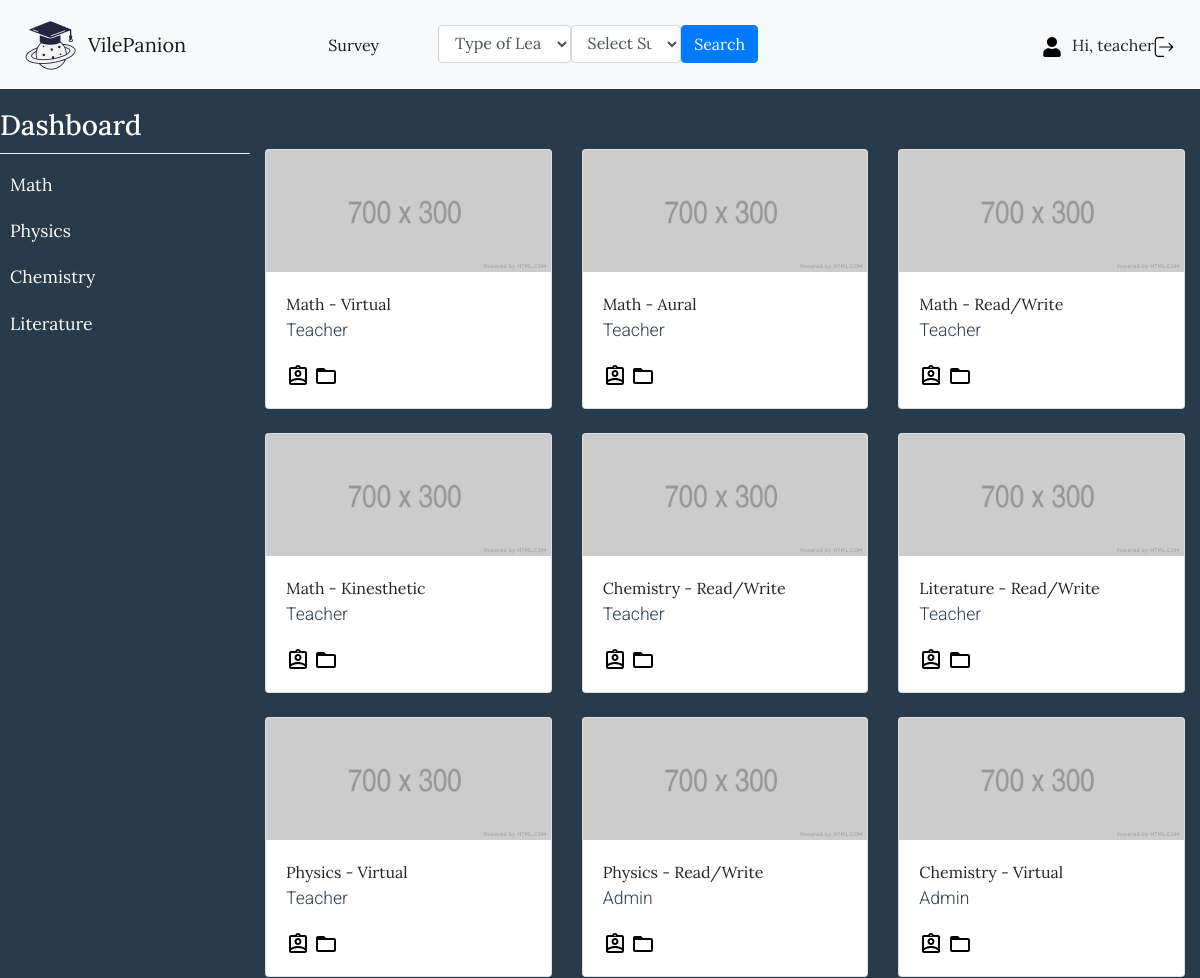
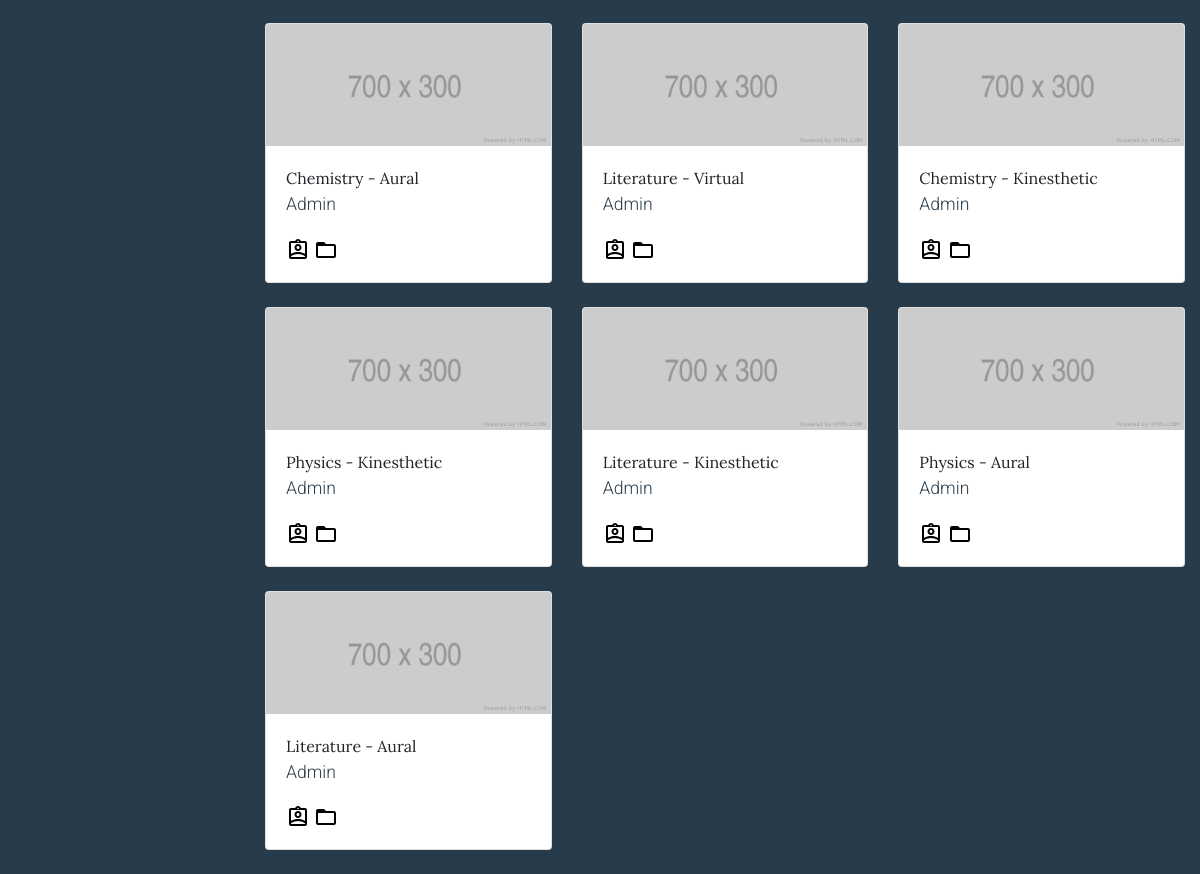
The page /dashboard.php (signed in) on the database its author committed (2 pictures, top to bottom).
### tables this page shows
CREATE TABLE `subjects` (
  `subjectid` int(11) NOT NULL,
  `subjectname` varchar(250) NOT NULL
);

CREATE TABLE `material` (
  `subjectid` int(11) NOT NULL,
  `materialid` text DEFAULT NULL,
  `materialtype` varchar(250) DEFAULT NULL,
  `authorid` int(11) NOT NULL,
  `content` varchar(250) DEFAULT NULL
);

CREATE TABLE `account` (
  `accountid` int(11) NOT NULL,
  `username` varchar(250) DEFAULT NULL,
  `pwd` varchar(250) DEFAULT NULL,
  `name` varchar(250) DEFAULT NULL,
  `email` varchar(250) DEFAULT NULL,
  `avatar` varchar(250) DEFAULT NULL,
  `activated` int(5) DEFAULT 0
);

### dashboard.php (the view, shortened to what this page needs)
<?php
   $hidden = '';
   if ($_SESSION["activecode"] == 2){
        $hidden = 'hidden';
    } else if ($_SESSION["activecode"] == 1){
        $hidden = 'hidden';
    }
?>
<!DOCTYPE html>
<html lang="en">
<head>
    <link rel="stylesheet" href="https://maxcdn.bootstrapcdn.com/bootstrap/4.5.2/css/bootstrap.min.css">
    <link rel="stylesheet" href="path/to/font-awesome/css/font-awesome.min.css">
    <link rel="stylesheet" href="./css/style.css">
</head>
<body>
<nav class="navbar navbar-expand-lg navbar-light bg-light">
    <img src="./img/logo.png">
    <a class="navbar-brand" href="dashboard.php">VilePanion</a>
    <div class="collapse navbar-collapse" id="collapsibleNavbar">
        <ul class="navbar-nav mx-auto">
            <li class="nav-item active col-lg-3">
                <a class="nav-link button" data-toggle="modal" href="#surveyModal">Survey</a>
            </li>
            <li class="nav-item active col-lg-6">
                <form action="dashboard.php" method="post" novalidate="novalidate">
                    <div class="row">
                        <div class="col-lg-12">
                            <div class="row">
                                <div class="col-lg-6 col-md-3 col-sm-12 p-0">
                                    <select class="form-control search-slt" id="selectType" name="selectType">
                                        <option value="None">Type of Learners</option>
                                    </select>
                                </div>
                                    <div class="col-lg-5 col-md-3 col-sm-12 p-0">
                                    <select class="form-control search-slt" id="selectSubject" name="selectSubject">
                                        <option value="None">Select Subject</option>
                                    </select>
                                </div>
                                <div class="col-lg-1 col-md-3 col-sm-12 p-0">
                                    <button type="submit" name="submit" value="Search" class="btn btn-primary wrn-btn">Search</button>
                                </div>
                            </div>
                        </div>
                    </div>
                </form>
            </li>
        </ul>
        <ul class="navbar-nav ml-auto">
            <li class="nav-item active">
                <li><img src="./img/user.svg" alt="" class="icon"> </li>
                <li class="ml-auto"> Hi, <?php echo $_SESSION['user']; ?></li>
            </li>
            <li class="nav-item active">
                <a href="logout.php">
                    <img src="./img/logout.svg" alt="" class="icon">
                </a>
            </li>
        </ul>
    </div>
</nav>
<div class="wrapper">
    <nav id="sidebar">
        <ul class="list-unstyled components">
            <h3>Dashboard</h3>
            <?php
                require("connection.php");
                $sql_list = "SELECT * FROM subjects";
                $result_list = mysqli_query($conn,$sql_list);
                while ($row_list = $result_list -> fetch_assoc()){
                    $subjectid = $row_list["subjectid"];
                    $subjectname = $row_list["subjectname"];
            ?>
                <li>
                    <a href="material.php?subjectid=<?php echo $subjectid ?>"><?php echo $subjectname ?></a>
                </li>
            <?php } ?>
        </ul>
    </nav>
    <div class="container" style="margin-top: 60px">
        <div class="row">
            <?php
                if (isset($_POST['submit'])) {
                    $materialtype = htmlspecialchars($_POST['selectType']);
                    $subjectname = htmlspecialchars($_POST['selectSubject']);
                if ($materialtype && $subjectname != "None"){
                    require("connection.php");
                    $materialid = '';
                    $subjectid = '';
                    $authorid = '';
                    $content = '';
                    $activecode = $_SESSION["activecode"];
                    $user = $_SESSION["user"];
                    $sql_subjectid = "SELECT subjectid FROM subjects WHERE subjectname = '$subjectname'";
                    $result4 = mysqli_query($conn,$sql_subjectid);
                    $row4 = $result4->fetch_assoc();
                    $subjectid = $row4["subjectid"];
                    $sql_list = "SELECT * FROM material WHERE subjectid='$subjectid' AND materialtype='$materialtype'";
                    $result_list = mysqli_query($conn,$sql_list);
                    while ($row_list = $result_list -> fetch_assoc())
                    {
                        $materialid = $row_list["materialid"];
                        $subjectid = $row_list["subjectid"];
                        $content = $row_list["content"];
                        $authorid = $row_list["authorid"];
                        $sql_accountid1 = "SELECT name FROM account WHERE accountid = '$authorid'";
                        $result3 = mysqli_query($conn,$sql_accountid1);
                        $row3 = $result3->fetch_assoc();
                        $authorname = $row3["name"];
                }
            ?>
                <div class="col-lg-4 col-md-6 mb-4">
                    <div class="card">
                        <img src="<?php echo $content ?>" class="card-img-top" alt="...">
                        <div class="card-body">
                        <a href="detail_material.php?subjectid=<?php echo $subjectid ?>&materialid=<?php echo $materialid?>"><?php echo $subjectname. " - " . $materialtype ?></a>
                            <p class="card-text"><?php echo $authorname ?></p>
                            <span jsslot="" class="XuQwKc"><span class="GmuOkf"><svg focusable="false" width="24" height="24" viewBox="0 0 24 24" class=" NMm5M"><path d="M19 3h-4.18C14.4 1.84 13.3 1 12 1s-2.4.84-2.82 2H5c-1.1 0-2 .9-2 2v14c0 1.1.9 2 2 2h14c1.1 0 2-.9 2-2V5c0-1.1-.9-2-2-2zm-7.55 0c.14-.15.33-.25.55-.25s.41.1.55.25c.12.13.2.31.2.5 0 .41-.34.75-.75.75s-.75-.34-.75-.75c0-.19.08-.37.2-.5zM19 5v10.79C16.52 14.37 13.23 14 12 14s-4.52.37-7 1.79V5h14zM5 19v-.77C6.74 16.66 10.32 16 12 16s5.26.66 7 2.23V19H5z"></path><path d="M12 13c1.94 0 3.5-1.56 3.5-3.5S13.94 6 12 6 8.5 7.56 8.5 9.5 10.06 13 12 13zm0-5c.83 0 1.5.67 1.5 1.5S12.83 11 12 11s-1.5-.67-1.5-1.5S11.17 8 12 8z"></path></svg></span></span>
                            <span jsslot="" class="XuQwKc"><span class="GmuOkf"><svg focusable="false" width="24" height="24" viewBox="0 0 24 24" class=" NMm5M"><path d="M20 6h-8l-2-2H4c-1.1 0-1.99.9-1.99 2L2 18c0 1.1.9 2 2 2h16c1.1 0 2-.9 2-2V8c0-1.1-.9-2-2-2zm0 12H4V8h16v10z"></path></svg></span></span>
            <?php
                if (($_SESSION["activecode"] == 0)){
            ?>
                            <a href="delete_material.php?materialid=<?php echo $materialid ?>" class="btn btn-info btn-sm">Delete</a>
                <?php } else {
                ?>
                            <a href="delete_material.php?materialid=<?php echo $materialid ?>" class="btn btn-info btn-sm" <?php echo $hidden ?>>Delete</a>
                    <?php } ?>
                        </div>
                    </div>
                </div>
            <?php
                } }
                else {
                    require("connection.php");
                    $sql_list = "SELECT * FROM material";
                    $result_list = mysqli_query($conn,$sql_list);
                    while ($row_list = $result_list -> fetch_assoc())
                    {
                        $materialid = $row_list["materialid"];
                        $subjectid = $row_list["subjectid"];
                        $materialtype = $row_list["materialtype"];
                        $content = $row_list["content"];
                        $authorid = $row_list["authorid"];
                        $sql_accountid1 = "SELECT name FROM account WHERE accountid = '$authorid'";
                        $result3 = mysqli_query($conn,$sql_accountid1);
                        $row3 = $result3->fetch_assoc();
                        $authorname = $row3["name"];
                        $sql_subjectname = "SELECT subjectname FROM subjects WHERE subjectid = '$subjectid'";
                        $result4 = mysqli_query($conn,$sql_subjectname);
                        $row4 = $result4->fetch_assoc();
                        $subjectname = $row4["subjectname"];
            ?>
                <div class="col-lg-4 col-md-6 mb-4">
                    <div class="card">
                        <img src="<?php echo $content ?>" class="card-img-top" alt="...">
                        <div class="card-body">
                        <a href="detail_material.php?subjectid=<?php echo $subjectid ?>&materialid=<?php echo $materialid?>"><?php echo $subjectname. " - " . $materialtype ?></a>
                            <p class="card-text"><?php echo $authorname ?></p>
                            <span jsslot="" class="XuQwKc"><span class="GmuOkf"></span></span>
                            <span jsslot="" class="XuQwKc"><span class="GmuOkf"><svg focusable="false" width="24" height="24" viewBox="0 0 24 24" class=" NMm5M"><path d="M20 6h-8l-2-2H4c-1.1 0-1.99.9-1.99 2L2 18c0 1.1.9 2 2 2h16c1.1 0 2-.9 2-2V8c0-1.1-.9-2-2-2zm0 12H4V8h16v10z"></path></svg></span></span>
                        </div>
                    </div>
                </div>
            <?php }
                }
                 ?>
        </div>
    </div>
</div>
</body>
</html>

### css/style.css (style rules this page uses)
body { font-family: 'Lora', sans-serif; background: #273B4A; }
p { font-family: 'Roboto', sans-serif; font-size: 1.1em; font-weight: 300; line-height: 1.7em; color: #273B4A; }
a, a:hover, a:focus { color: inherit; text-decoration: none; transition: all 0.3s; }
#sidebar { background: #273B4A; color: #fff; transition: all 0.3s; }
#sidebar ul.components { padding: 20px 0; border-bottom: 1px solid #273B4A; }
#sidebar ul li a { padding: 10px; font-size: 1.1em; display: block; }
.wrapper { display: flex; align-items: stretch; }
#sidebar { min-width: 250px; max-width: 250px; min-height: 100vh; }
.form-control { border-color: #d7d7d7; }
h3 { border: 0 solid #efefef; border-bottom-width: 1px; padding-bottom: 10px; }
.icon { width: 20px; height: 20px; margin: 0 10px 0 0; }

### rows shown on the page
subjects: subjectname "Math"
subjects: subjectname "Physics"
subjects: subjectname "Chemistry"
subjects: subjectname "Literature"
material: content (placeholder picture), subjectid.subjectname "Math", materialtype "Virtual", authorid.name "Teacher"
material: content (placeholder picture), subjectid.subjectname "Math", materialtype "Aural", authorid.name "Teacher"
material: content (placeholder picture), subjectid.subjectname "Math", materialtype "Read/Write", authorid.name "Teacher"
material: content (placeholder picture), subjectid.subjectname "Math", materialtype "Kinesthetic", authorid.name "Teacher"
material: content (placeholder picture), subjectid.subjectname "Chemistry", materialtype "Read/Write", authorid.name "Teacher"
material: content (placeholder picture), subjectid.subjectname "Literature", materialtype "Read/Write", authorid.name "Teacher"
material: content (placeholder picture), subjectid.subjectname "Physics", materialtype "Virtual", authorid.name "Teacher"
material: content (placeholder picture), subjectid.subjectname "Physics", materialtype "Read/Write", authorid.name "Admin"
material: content (placeholder picture), subjectid.subjectname "Chemistry", materialtype "Virtual", authorid.name "Admin"
material: content (placeholder picture), subjectid.subjectname "Chemistry", materialtype "Aural", authorid.name "Admin"
material: content (placeholder picture), subjectid.subjectname "Literature", materialtype "Virtual", authorid.name "Admin"
material: content (placeholder picture), subjectid.subjectname "Chemistry", materialtype "Kinesthetic", authorid.name "Admin"
material: content (placeholder picture), subjectid.subjectname "Physics", materialtype "Kinesthetic", authorid.name "Admin"
material: content (placeholder picture), subjectid.subjectname "Literature", materialtype "Kinesthetic", authorid.name "Admin"
material: content (placeholder picture), subjectid.subjectname "Physics", materialtype "Aural", authorid.name "Admin"
material: content (placeholder picture), subjectid.subjectname "Literature", materialtype "Aural", authorid.name "Admin"

### other values the page prints
$_SESSION['user'] "teacher"
